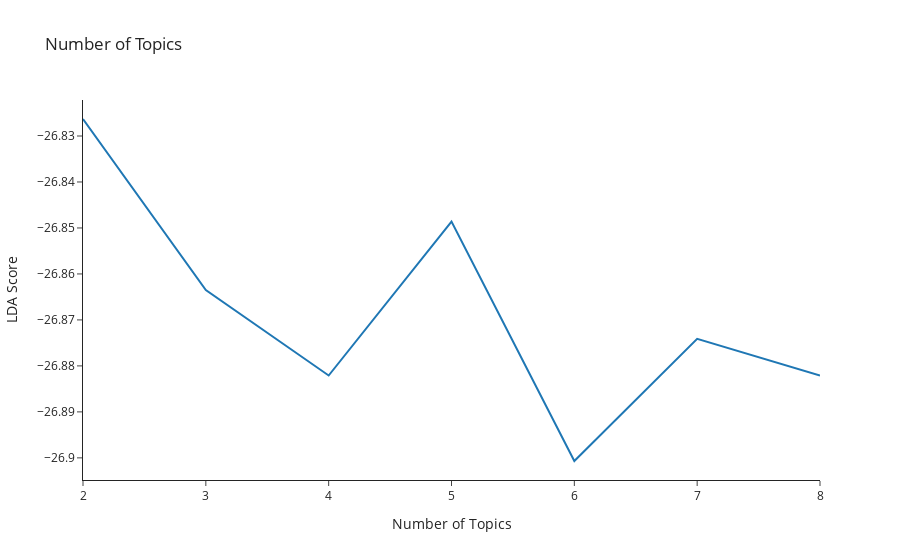

Write notebook code for a chart like this one.
### Code cell
fig = px.line(df, x="Number of Topics", y="LDA Score", title='Number of Topics',
              template='simple_white')
fig.show()

### Figure 1 — Plotly figure (JSON) as saved in the notebook; plotly's stock layout.template omitted (floating-point values rounded to 4 significant figures)
{"data": [{"hovertemplate": "Number of Topics=%{x}<br>LDA Score=%{y}<extra></extra>", "legendgroup": "", "line": {"color": "#1F77B4", "dash": "solid"}, "marker": {"symbol": "circle"}, "mode": "lines", "name": "", "orientation": "v", "showlegend": false, "type": "scatter", "x": [2, 3, 4, 5, 6, 7, 8], "xaxis": "x", "y": [-26.83, -26.86, -26.88, -26.85, -26.9, -26.87, -26.88], "yaxis": "y"}], "layout": {"legend": {"tracegroupgap": 0}, "title": {"text": "Number of Topics"}, "xaxis": {"anchor": "y", "domain": [0, 1], "title": {"text": "Number of Topics"}}, "yaxis": {"anchor": "x", "domain": [0, 1], "title": {"text": "LDA Score"}}}}
